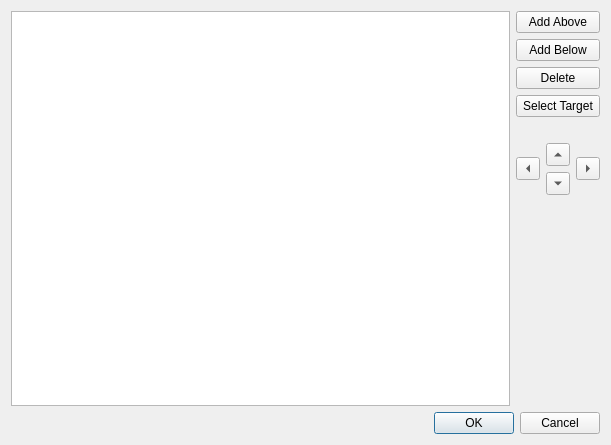
<?xml version="1.0" encoding="UTF-8"?>
<ui version="4.0">
 <class>EditTOC</class>
 <widget class="QDialog" name="EditTOC">
  <property name="geometry">
   <rect>
    <x>0</x>
    <y>0</y>
    <width>611</width>
    <height>445</height>
   </rect>
  </property>
  <property name="windowTitle">
   <string>Edit Table Of Contents</string>
  </property>
  <layout class="QVBoxLayout" name="verticalLayout">
   <item>
    <layout class="QHBoxLayout" name="horizontalLayout">
     <item>
      <widget class="QTreeView" name="TOCTree">
       <property name="sizePolicy">
        <sizepolicy hsizetype="Expanding" vsizetype="Expanding">
         <horstretch>1</horstretch>
         <verstretch>1</verstretch>
        </sizepolicy>
       </property>
       <property name="tabKeyNavigation">
        <bool>false</bool>
       </property>
       <property name="selectionMode">
        <enum>QAbstractItemView::ExtendedSelection</enum>
       </property>
       <property name="showDropIndicator" stdset="0">
        <bool>false</bool>
       </property>
       <property name="dragEnabled">
        <bool>false</bool>
       </property>
       <property name="alternatingRowColors">
        <bool>true</bool>
       </property>
       <property name="indentation">
        <number>15</number>
       </property>
       <property name="uniformRowHeights">
        <bool>true</bool>
       </property>
      </widget>
     </item>
     <item>
      <layout class="QVBoxLayout" name="verticalLayout_2">
       <item>
        <widget class="QPushButton" name="AddEntryAbove">
         <property name="toolTip">
          <string>Insert a blank entry above the currently selected entry.</string>
         </property>
         <property name="text">
          <string>Add Above</string>
         </property>
         <property name="focusPolicy">
          <enum>Qt::TabFocus</enum>
         </property>
        </widget>
       </item>
       <item>
        <widget class="QPushButton" name="AddEntryBelow">
         <property name="toolTip">
          <string>Add a blank entry below the currently selected entry.</string>
         </property>
         <property name="text">
          <string>Add Below</string>
         </property>
         <property name="focusPolicy">
          <enum>Qt::TabFocus</enum>
         </property>
        </widget>
       </item>
       <item>
        <widget class="QPushButton" name="DeleteEntry">
         <property name="toolTip">
          <string>Delete the selected TOC entry</string>
         </property>
         <property name="text">
          <string>Delete</string>
         </property>
         <property name="focusPolicy">
          <enum>Qt::TabFocus</enum>
         </property>
        </widget>
       </item>
       <item>
        <widget class="QPushButton" name="SelectTarget">
         <property name="toolTip">
          <string>Set the destination of the TOC entry from a list of valid targets in the book.</string>
         </property>
         <property name="text">
          <string>Select Target</string>
         </property>
         <property name="focusPolicy">
          <enum>Qt::TabFocus</enum>
         </property>
        </widget>
       </item>
       <item>
        <spacer name="verticalSpacer_2">
         <property name="orientation">
          <enum>Qt::Vertical</enum>
         </property>
         <property name="sizeType">
          <enum>QSizePolicy::Fixed</enum>
         </property>
         <property name="sizeHint" stdset="0">
          <size>
           <width>20</width>
           <height>20</height>
          </size>
         </property>
        </spacer>
       </item>
       <item>
        <layout class="QHBoxLayout" name="horizontalLayout_2">
         <item>
          <widget class="QToolButton" name="MoveLeft">
           <property name="toolTip">
            <string>Decrease the heading level of the selected entry.
You can also use the left arrow key.</string>
           </property>
           <property name="text">
            <string/>
           </property>
           <property name="arrowType">
            <enum>Qt::LeftArrow</enum>
           </property>
           <property name="focusPolicy">
            <enum>Qt::TabFocus</enum>
           </property>
          </widget>
         </item>
         <item>
          <layout class="QVBoxLayout" name="verticalLayout_3">
           <item>
            <widget class="QToolButton" name="MoveUp">
             <property name="text">
              <string>...</string>
             </property>
             <property name="arrowType">
              <enum>Qt::UpArrow</enum>
             </property>
             <property name="focusPolicy">
              <enum>Qt::TabFocus</enum>
             </property>
            </widget>
           </item>
           <item>
            <widget class="QToolButton" name="MoveDown">
             <property name="text">
              <string>...</string>
             </property>
             <property name="arrowType">
              <enum>Qt::DownArrow</enum>
             </property>
             <property name="focusPolicy">
              <enum>Qt::TabFocus</enum>
             </property>
            </widget>
           </item>
          </layout>
         </item>
         <item>
          <widget class="QToolButton" name="MoveRight">
           <property name="toolTip">
            <string>Increase the heading level of the selected entry.
You can also use the right arrow key.</string>
           </property>
           <property name="text">
            <string/>
           </property>
           <property name="arrowType">
            <enum>Qt::RightArrow</enum>
           </property>
           <property name="focusPolicy">
            <enum>Qt::TabFocus</enum>
           </property>
          </widget>
         </item>
        </layout>
       </item>
       <item>
        <spacer name="verticalSpacer">
         <property name="orientation">
          <enum>Qt::Vertical</enum>
         </property>
         <property name="sizeHint" stdset="0">
          <size>
           <width>20</width>
           <height>40</height>
          </size>
         </property>
        </spacer>
       </item>
      </layout>
     </item>
    </layout>
   </item>
   <item>
    <widget class="QDialogButtonBox" name="buttonBox">
     <property name="orientation">
      <enum>Qt::Horizontal</enum>
     </property>
     <property name="standardButtons">
      <set>QDialogButtonBox::Cancel|QDialogButtonBox::Ok</set>
     </property>
     <property name="centerButtons">
      <bool>false</bool>
     </property>
    </widget>
   </item>
  </layout>
 </widget>
 <resources/>
 <connections>
  <connection>
   <sender>buttonBox</sender>
   <signal>accepted()</signal>
   <receiver>EditTOC</receiver>
   <slot>accept()</slot>
   <hints>
    <hint type="sourcelabel">
     <x>248</x>
     <y>254</y>
    </hint>
    <hint type="destinationlabel">
     <x>157</x>
     <y>274</y>
    </hint>
   </hints>
  </connection>
  <connection>
   <sender>buttonBox</sender>
   <signal>rejected()</signal>
   <receiver>EditTOC</receiver>
   <slot>reject()</slot>
   <hints>
    <hint type="sourcelabel">
     <x>316</x>
     <y>260</y>
    </hint>
    <hint type="destinationlabel">
     <x>286</x>
     <y>274</y>
    </hint>
   </hints>
  </connection>
 </connections>
</ui>
